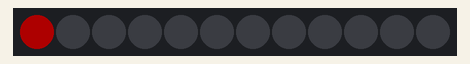
Recording of a sketch running on a simulated ATtiny85, built with avr-gcc and run on an emulated ATtiny85. On the bench: 12 RGB LEDs in strip order, left to right. Dim RGB values are drawn brighter than linear.

Above: at 0.01 s.
At 4.56 s:
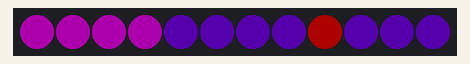
At 9.24 s:
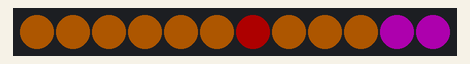
At 18.47 s:
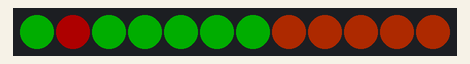
At 27.7 s:
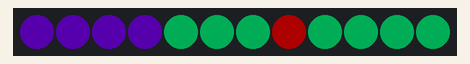
At 36.9 s:
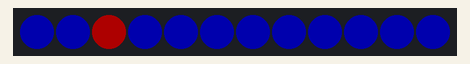

The sketch:

NeoPixel.ino
```cpp
#include <Adafruit_NeoPixel.h>
#ifdef __AVR__
 #include <avr/power.h> // Required for 16 MHz Adafruit Trinket
#endif

#define PIN 30
#define NUM_PIXELS 12

Adafruit_NeoPixel pixels(NUM_PIXELS, PIN, NEO_GRB + NEO_KHZ800);


void setup() {
#if defined(__AVR_ATtiny85__) && (F_CPU == 16000000)
  clock_prescale_set(clock_div_1);
#endif

  // put your setup code here, to run once:
  pixels.begin();
  pixels.setBrightness(50);
  pixels.clear();
  pixels.show();
}


void loop() {
  uint32_t colors[12];
  colors[0] = pixels.Color(255, 64, 0);
  colors[1] = pixels.Color(0, 255, 0);
  colors[2] = pixels.Color(0, 0, 255);
  colors[3] = pixels.Color(255, 255, 0);
  colors[4] = pixels.Color(0, 255, 255);
  colors[5] = pixels.Color(255, 0, 255);
  colors[6] = pixels.Color(255, 127, 0);
  colors[7] = pixels.Color(0, 255, 127);
  colors[8] = pixels.Color(127, 0, 255);
  colors[9] = pixels.Color(255, 0, 255);
  colors[10] = pixels.Color(127, 64, 255);
  colors[11] = pixels.Color(255, 255, 64);

  for(uint16_t i = 0; i < pixels.numPixels(); i++) {
    colorWheel(&pixels, colors[i], 40, i); // Red
  }
}


void colorWheel(Adafruit_NeoPixel* leds, uint32_t color, uint16_t wait, uint16_t idx) {
  for(uint16_t i=0; i < (*leds).numPixels(); i++){
    if(i == idx) {
      (*leds).setPixelColor(i, (*leds).Color(255, 0, 0));
    } else {
      (*leds).setPixelColor(i, color);
    }
    (*leds).show();
    delay(wait);
  }
}
```
